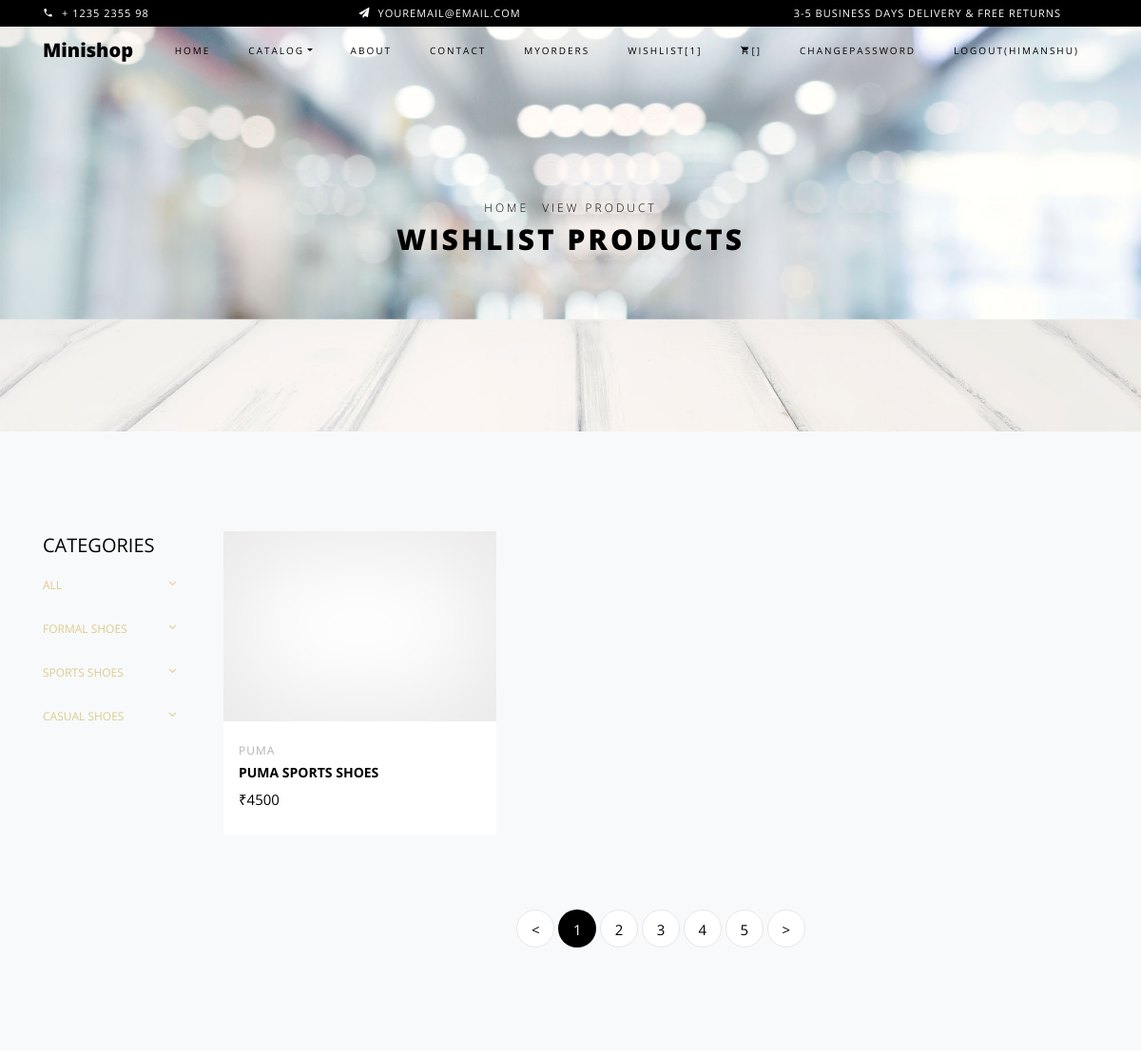
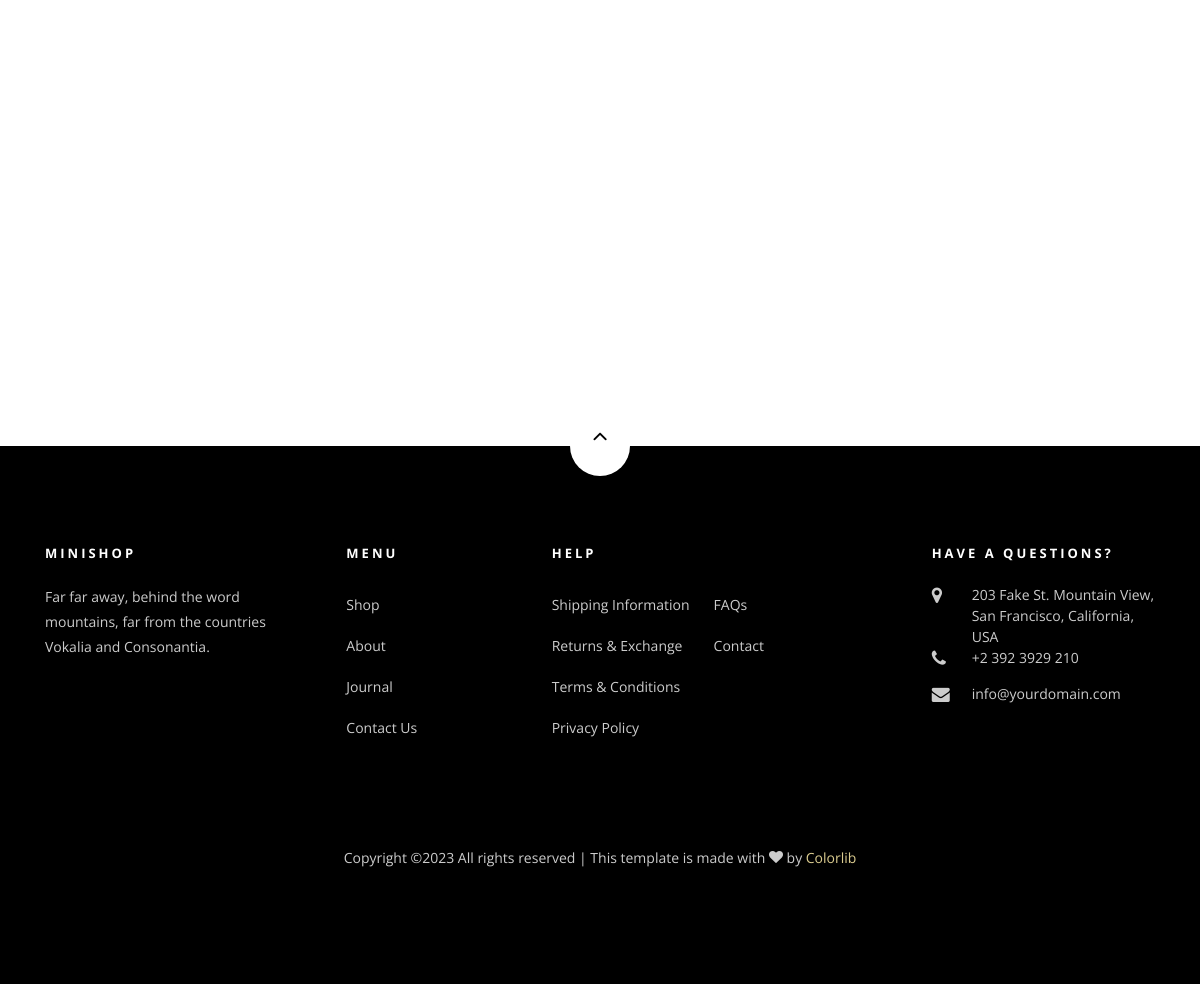
The app's page /wishlist/ (signed in) with its own data (2 pictures, top to bottom).
### myapp/models.py (models this page shows, shortened)
class User(models.Model):
	fname=models.CharField(max_length=100)
	lname=models.CharField(max_length=100)
	email=models.EmailField()
	mobile=models.PositiveIntegerField()
	address=models.TextField()
	password=models.CharField(max_length=100)
	profile_pic=models.ImageField(upload_to="profile_pic/",default="")
	usertype=models.CharField(max_length=100,default="buyer")

class Wishlist(models.Model):
	user=models.ForeignKey(User,on_delete=models.CASCADE)
	product=models.ForeignKey(Product,on_delete=models.CASCADE)

class Product(models.Model):
	seller=models.ForeignKey(User,on_delete=models.CASCADE)
	category=(
		("Formal","Formal"),
		("Sports","Sports"),
		("Casual","Casual"),
	)
	product_category=models.CharField(max_length=100,choices=category)
	brand=(
		("Puma","Puma"),
		("Reebok","Reebok"),
		("Adidas","Adidas"),
		("Calcetto","Calcetto"),
	)
	product_brand=models.CharField(max_length=100,choices=brand)
	size=(
		("7","7"),
		("8","8"),
		("9","9"),
		("10","10"),
		("11","11"),
	)
	product_size=models.CharField(max_length=100,choices=size)
	product_name=models.CharField(max_length=100)
	product_price=models.PositiveIntegerField()
	product_pic=models.ImageField(upload_to="product_pic/")

### myapp/views.py (the view)
# urls.py: path('wishlist/',views.wishlist,name='wishlist'),
def wishlist(request):
	user=User.objects.get(email=request.session['email'])
	wishlists=Wishlist.objects.filter(user=user)
	request.session['wishlist_count'] = len(wishlists)
	return render(request,'wishlist.html',{'wishlists':wishlists})

### myapp/templates/wishlist.html (shortened to what this page needs)
{% extends 'header.html' %}
{% load static %}
{% block content %}
<!DOCTYPE html>
<html lang="en">
  <head>
  </head>
  <body class="goto-here">
    <div class="hero-wrap hero-bread" style="background-image: url('{% static 'images/bg_6.jpg' %}');">
      <div class="container">
        <div class="row no-gutters slider-text align-items-center justify-content-center">
          <div class="col-md-9 ftco-animate text-center">
          	<p class="breadcrumbs"><span class="mr-2"><a href="index.html">Home</a></span> <span>View Product</span></p>
            <h1 class="mb-0 bread">Wishlist Products</h1>
          </div>
        </div>
      </div>
    </div>
    <section class="ftco-section bg-light">
    	<div class="container">
    		<div class="row">
    			<div class="col-md-8 col-lg-10 order-md-last">
    				<div class="row">
                        {% if wishlists %}
		    			{% for i in wishlists %}
		    			<div class="col-sm-12 col-md-12 col-lg-4 ftco-animate d-flex">
		    				<div class="product d-flex flex-column">
		    					<a href="#" class="img-prod"><img class="img-fluid" src="{{i.product.product_pic.url}}" alt="Colorlib Template" style="width: 500px; height: 200px;">
		    					</a>
		    					<div class="text py-3 pb-4 px-3">
		    						<div class="d-flex">
		    							<div class="cat">
				    						<span>{{i.product.product_brand}}</span>
				    					</div>
			    					</div>
		    						<h3><a href="#">{{i.product.product_name}}</a></h3>
		    						<div class="pricing">
			    						<p class="price"><span>₹{{i.product.product_price}}</span></p>
			    					</div>
		    					</div>
		    				</div>
		    			</div>
		    			{% endfor %}
                        {% else %}
                           <h1>Wishlist Is Empty</h1>
                        {% endif %}
		    		</div>
		    		<div class="row mt-5">
		          <div class="col text-center">
		            <div class="block-27">
		              <ul>
		                <li><a href="#">&lt;</a></li>
		                <li class="active"><span>1</span></li>
		                <li><a href="#">2</a></li>
		                <li><a href="#">3</a></li>
		                <li><a href="#">4</a></li>
		                <li><a href="#">5</a></li>
		                <li><a href="#">&gt;</a></li>
		              </ul>
		            </div>
		          </div>
		        </div>
		    	</div>
		    	<div class="col-md-4 col-lg-2">
		    		<div class="sidebar">
							<div class="sidebar-box-2">
								<h2 class="heading">Categories</h2>
								<div class="fancy-collapse-panel">
                  <div class="panel-group" id="accordion" role="tablist" aria-multiselectable="true">
                  	 <div class="panel panel-default">
                         <div class="panel-heading" role="tab" id="headingOne">
                             <h4 class="panel-title">
                                 <a href="{% url 'seller-all-shoes' %}">All
                                 </a>
                             </h4>
                         </div>
                     </div>
                     <div class="panel panel-default">
                         <div class="panel-heading" role="tab" id="headingOne">
                             <h4 class="panel-title">
                                 <a href="{% url 'seller-formal-shoes' %}">Formal Shoes
                                 </a>
                             </h4>
                         </div>
                     </div>
                     <div class="panel panel-default">
                         <div class="panel-heading" role="tab" id="headingOne">
                             <h4 class="panel-title">
                                 <a href="{% url 'seller-sports-shoes' %}">Sports Shoes
                                 </a>
                             </h4>
                         </div>
                     </div>
                     <div class="panel panel-default">
                         <div class="panel-heading" role="tab" id="headingOne">
                             <h4 class="panel-title">
                                 <a href="{% url 'seller-casual-shoes' %}">Casual Shoes
                                 </a>
                             </h4>
                         </div>
                     </div>
                  </div>
               </div>
							</div>
							</div>
						</div>
    			</div>
    		</div>
    </section>
		<section class="ftco-gallery">
    	<div class="container">
    		<div class="row justify-content-center">
    		</div>
    	</div>
    	<div class="container-fluid px-0">
    		<div class="row no-gutters">
        </div>
    	</div>
    </section>
  </body>
</html>
{% endblock %}

### myapp/templates/header.html (shortened to what this page needs)
{% load static %}
<!DOCTYPE html>
<html lang="en">
  <head>
    <link rel="stylesheet" href="{% static 'css/open-iconic-bootstrap.min.css' %}">
    <link rel="stylesheet" href="{% static 'css/animate.css' %}">
    <link rel="stylesheet" href="{% static 'css/owl.carousel.min.css' %}">
    <link rel="stylesheet" href="{% static 'css/owl.theme.default.min.css' %}">
    <link rel="stylesheet" href="{% static 'css/magnific-popup.css' %}">
    <link rel="stylesheet" href="{% static 'css/aos.css' %}">
    <link rel="stylesheet" href="{% static 'css/ionicons.min.css' %}">
    <link rel="stylesheet" href="{% static 'css/bootstrap-datepicker.css' %}">
    <link rel="stylesheet" href="{% static 'css/jquery.timepicker.css' %}">
    <link rel="stylesheet" href="{% static 'css/flaticon.css' %}">
    <link rel="stylesheet" href="{% static 'css/icomoon.css' %}">
    <link rel="stylesheet" href="{% static 'css/style.css' %}">
  </head>
  <body class="goto-here">
		<div class="py-1 bg-black">
    	<div class="container">
    		<div class="row no-gutters d-flex align-items-start align-items-center px-md-0">
	    		<div class="col-lg-12 d-block">
		    		<div class="row d-flex">
		    			<div class="col-md pr-4 d-flex topper align-items-center">
					    	<div class="icon mr-2 d-flex justify-content-center align-items-center"><span class="icon-phone2"></span></div>
						    <span class="text">+ 1235 2355 98</span>
					    </div>
					    <div class="col-md pr-4 d-flex topper align-items-center">
					    	<div class="icon mr-2 d-flex justify-content-center align-items-center"><span class="icon-paper-plane"></span></div>
						    <span class="text">youremail@email.com</span>
					    </div>
					    <div class="col-md-5 pr-4 d-flex topper align-items-center text-lg-right">
						    <span class="text">3-5 Business days delivery &amp; Free Returns</span>
					    </div>
				    </div>
			    </div>
		    </div>
		  </div>
    </div>
    <nav class="navbar navbar-expand-lg navbar-dark ftco_navbar bg-dark ftco-navbar-light" id="ftco-navbar">
	    <div class="container">
	      <a class="navbar-brand" href="/">Minishop</a>
	      <div class="collapse navbar-collapse" id="ftco-nav">
	        <ul class="navbar-nav ml-auto">
	          <li class="nav-item active"><a href="/" class="nav-link">Home</a></li>
	          <li class="nav-item dropdown">
              <a class="nav-link dropdown-toggle" href="#" id="dropdown04" data-toggle="dropdown" aria-haspopup="true" aria-expanded="false">Catalog</a>
            </li>
	          <li class="nav-item"><a href="{% url 'about' %}" class="nav-link">About</a></li>
	          <li class="nav-item"><a href="{% url 'contact' %}" class="nav-link">Contact</a></li>
            {% if request.session.email %}
              <li class="nav-item"><a href="{% url 'myorder' %}" class="nav-link">MyOrders</a></li>
              <li class="nav-item"><a href="{% url 'wishlist' %}" class="nav-link">Wishlist[{{request.session.wishlist_count}}]</a></li>
              <li class="nav-item cta cta-colored"><a href="{% url 'cart' %}" class="nav-link"><span class="icon-shopping_cart"></span>[{{request.session.cart_count}}]</a></li>
              <li class="nav-item"><a href="{% url 'change-password' %}" class="nav-link">ChangePassword</a></li>
              <li class="nav-item"><a href="{% url 'logout' %}" class="nav-link">Logout({{request.session.fname}})</a></li>
            {% else %}
              <li class="nav-item"><a href="{% url 'signup' %}" class="nav-link">Sign Up</a></li>
              <li class="nav-item"><a href="{% url 'login' %}" class="nav-link">Login</a></li>
            {% endif %}
	        </ul>
	      </div>
	    </div>
	  </nav>
    {% block content %}
    {% endblock %}
    <footer class="ftco-footer ftco-section">
      <div class="container">
      	<div class="row">
      		<div class="mouse">
						<a href="#" class="mouse-icon">
							<div class="mouse-wheel"><span class="ion-ios-arrow-up"></span></div>
						</a>
					</div>
      	</div>
        <div class="row mb-5">
          <div class="col-md">
            <div class="ftco-footer-widget mb-4">
              <h2 class="ftco-heading-2">Minishop</h2>
              <p>Far far away, behind the word mountains, far from the countries Vokalia and Consonantia.</p>
              <ul class="ftco-footer-social list-unstyled float-md-left float-lft mt-5">
              </ul>
            </div>
          </div>
          <div class="col-md">
            <div class="ftco-footer-widget mb-4 ml-md-5">
              <h2 class="ftco-heading-2">Menu</h2>
              <ul class="list-unstyled">
                <li><a href="#" class="py-2 d-block">Shop</a></li>
                <li><a href="#" class="py-2 d-block">About</a></li>
                <li><a href="#" class="py-2 d-block">Journal</a></li>
                <li><a href="#" class="py-2 d-block">Contact Us</a></li>
              </ul>
            </div>
          </div>
          <div class="col-md-4">
             <div class="ftco-footer-widget mb-4">
              <h2 class="ftco-heading-2">Help</h2>
              <div class="d-flex">
	              <ul class="list-unstyled mr-l-5 pr-l-3 mr-4">
	                <li><a href="#" class="py-2 d-block">Shipping Information</a></li>
	                <li><a href="#" class="py-2 d-block">Returns &amp; Exchange</a></li>
	                <li><a href="#" class="py-2 d-block">Terms &amp; Conditions</a></li>
	                <li><a href="#" class="py-2 d-block">Privacy Policy</a></li>
	              </ul>
	              <ul class="list-unstyled">
	                <li><a href="#" class="py-2 d-block">FAQs</a></li>
	                <li><a href="#" class="py-2 d-block">Contact</a></li>
	              </ul>
	            </div>
            </div>
          </div>
          <div class="col-md">
            <div class="ftco-footer-widget mb-4">
            	<h2 class="ftco-heading-2">Have a Questions?</h2>
            	<div class="block-23 mb-3">
	              <ul>
	                <li><span class="icon icon-map-marker"></span><span class="text">203 Fake St. Mountain View, San Francisco, California, USA</span></li>
	                <li><a href="#"><span class="icon icon-phone"></span><span class="text">+2 392 3929 210</span></a></li>
	                <li><a href="#"><span class="icon icon-envelope"></span><span class="text">info@yourdomain.com</span></a></li>
	              </ul>
	            </div>
            </div>
          </div>
        </div>
        <div class="row">
          <div class="col-md-12 text-center">
            <p>
						  Copyright &copy;<script>document.write(new Date().getFullYear());</script> All rights reserved | This template is made with <i class="icon-heart color-danger" aria-hidden="true"></i> by <a href="https://colorlib.com" target="_blank">Colorlib</a>
						</p>
          </div>
        </div>
      </div>
    </footer>
  </body>
</html>

### myapp/static/css/icomoon.css (style rules this page uses)
[class^="icon-"], [class*=" icon-"] { font-family: 'icomoon' !important; speak: none; font-style: normal; font-weight: normal; font-variant: normal; text-transform: none; line-height: 1; -webkit-font-smoothing: antialiased; -moz-osx-font-smoothing: grayscale; }
.icon-heart:before { content: "\f004"; }
.icon-map-marker:before { content: "\f041"; }
.icon-phone:before { content: "\f095"; }
.icon-envelope:before { content: "\f0e0"; }
.icon-paper-plane:before { content: "\f1d8"; }
.icon-phone2:before { content: "\e0cd"; }
.icon-shopping_cart:before { content: "\e8cc"; }

### records on screen
User: session.fname "HIMANSHU"
Wishlist: product.product_brand "PUMA", product.product_name "PUMA SPORTS SHOES", product.product_price "4500"

### other values on screen
{{ request.session.wishlist_count }} "1"
